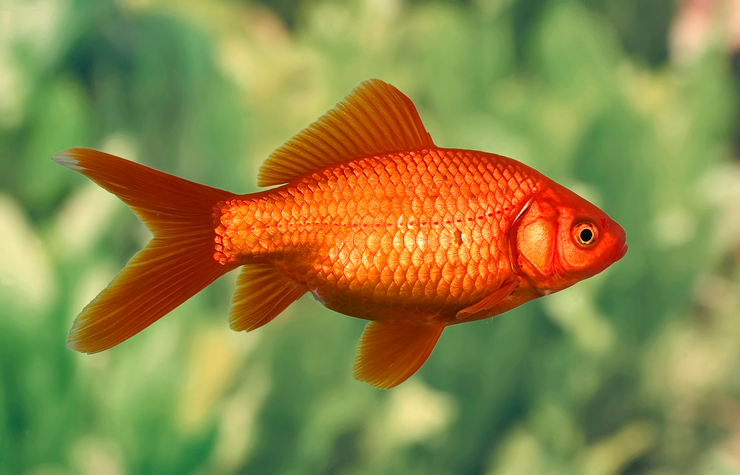
#> input picture Python/ADD_3_V2_Herashchenko/image.jpg, 740 x 475 px, found by its file name
$ python main.py
#> lines starting #> are read from the running program, lines starting #| are printed output that depends on the picture
import matplotlib.image as mpimg
import matplotlib.pyplot as plt
import numpy as np

image_path = "C://Users//tiko1//Documents//GitHub//HOMEWORK//Python//ADD_3_V2_Herashchenko//image.jpg"
image = mpimg.imread(image_path)
#> image is the input picture: shape (475, 740, 3); mean R, G, B 141.2, 135.9, 71.4

if image.max() > 1:
    image = image / 255.0

image_no_blue = image.copy()
image_no_blue[:, :, 2] = 0
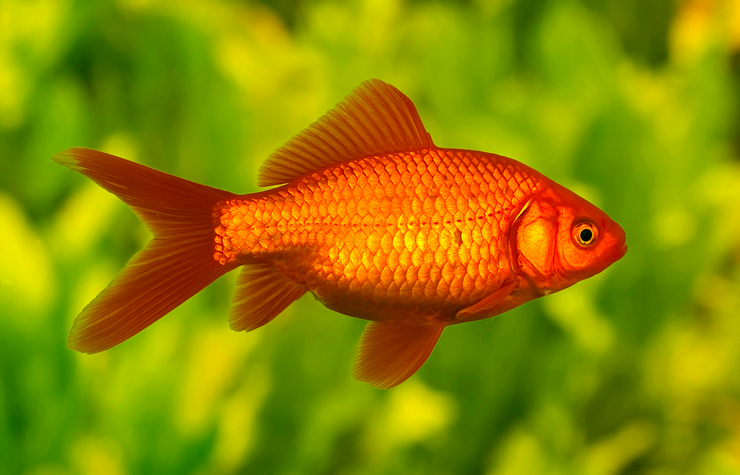
#> image_no_blue: shape (475, 740, 3) float64; mean R, G, B 0.554, 0.533, 0

brightness_factor = 0.2
image_bright = np.clip(image + brightness_factor, 0, 1)
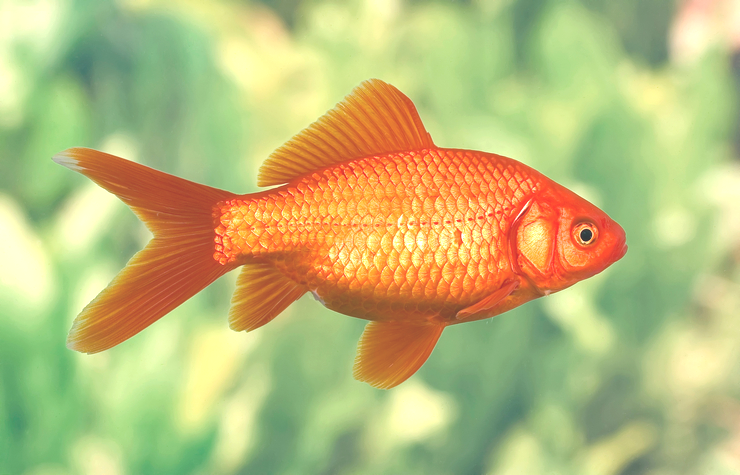
#> image_bright: shape (475, 740, 3) float64; mean R, G, B 0.735, 0.732, 0.48

image_gray = np.dot(image[..., :3], [0.2989, 0.587, 0.114])

blue_channel = image[:, :, 2]
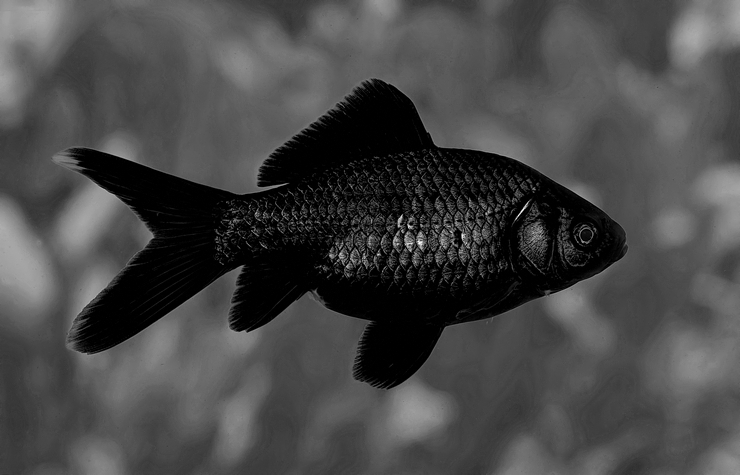
#> blue_channel: shape (475, 740) float64; min 0, max 1, mean 0.28
hist_blue, bins = np.histogram(blue_channel, bins=256, range=(0, 1))
#> hist_blue = 256 values, max 33600 at index 0, min 0 at index 182, mean 1373; bins = 257 values from 0 to 1

def svd_compression(image_channel, num_singular_values):
#> called with num_singular_values = 10
    U, S, Vt = np.linalg.svd(image_channel, full_matrices=False)
#> S = 475 values, max 338.7 at index 0, min 0.032 at index 474, mean 1.8
    S[num_singular_values:] = 0
    return np.dot(U, np.dot(np.diag(S), Vt))

svd_rank = 10
compressed_channels = [svd_compression(image[:, :, i], svd_rank) for i in range(3)]
#> call 3 of svd_compression, with num_singular_values = 10
#> in svd_compression (call 3), `U, S, Vt = np.linalg.svd(image_channel, full_matrices=False)`:
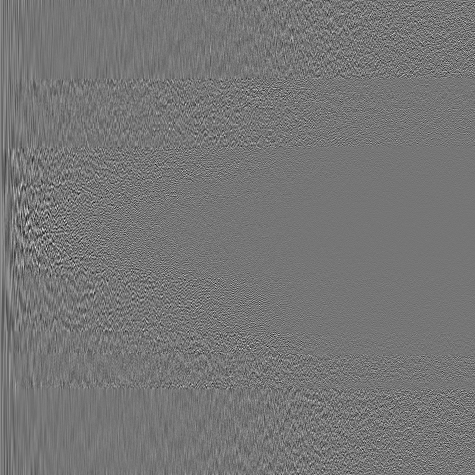
#> U: shape (475, 475) float64; min -0.313, max 0.362, mean 8.85e-05; drawn with min black and max white
#> in svd_compression (call 3), `U, S, Vt = np.linalg.svd(image_channel, full_matrices=False)`:
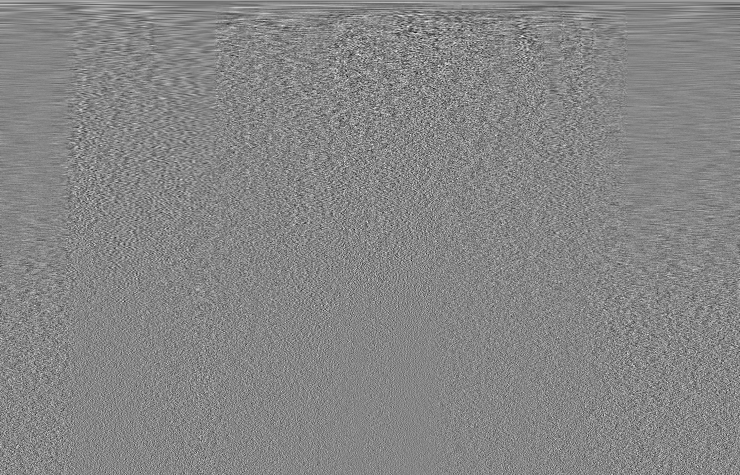
#> Vt: shape (475, 740) float64; min -0.243, max 0.219, mean 8.1e-05; drawn with min black and max white
#> in svd_compression (call 3), `U, S, Vt = np.linalg.svd(image_channel, full_matrices=False)`: S = 475 values, max 173.3 at index 0, min 0.035 at index 474, mean 1.58
#> in svd_compression (call 3), `return np.dot(U, np.dot(np.diag(S), Vt))`:
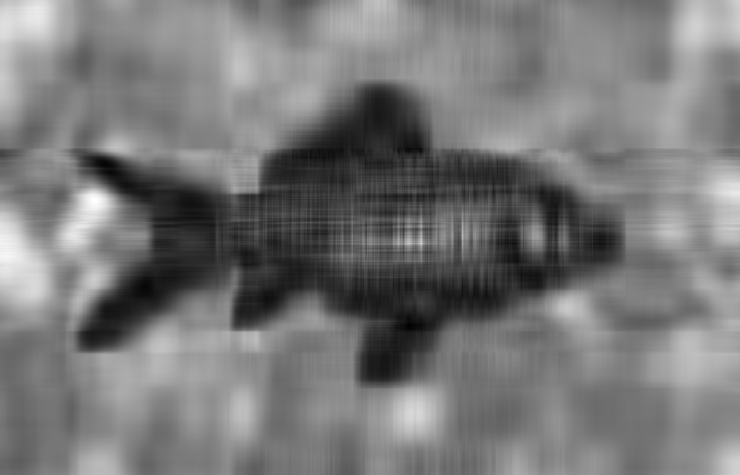
#> returned value: shape (475, 740) float64; min -0.12, max 0.728, mean 0.28; drawn with min black and max white
#> compressed_channels = 3 items
image_compressed = np.stack(compressed_channels, axis=2)

def show_image(image, title, cmap=None):
    plt.figure(figsize=(8, 8))
    plt.imshow(image, cmap=cmap)
    plt.title(title)
    plt.axis("off")
    plt.show()

show_image(image, "Исходное изображение")

show_image(image_no_blue, "Без синего цвета")

show_image(image_bright, "Изменённая яркость")

show_image(image_gray, "Чёрно-белое изображение", cmap="gray")

plt.figure(figsize=(8, 8))
plt.plot(bins[:-1], hist_blue, color="blue")
plt.title("Гистограмма синего цвета")
plt.xlabel("Интенсивность")
plt.ylabel("Количество пикселей")
plt.show()
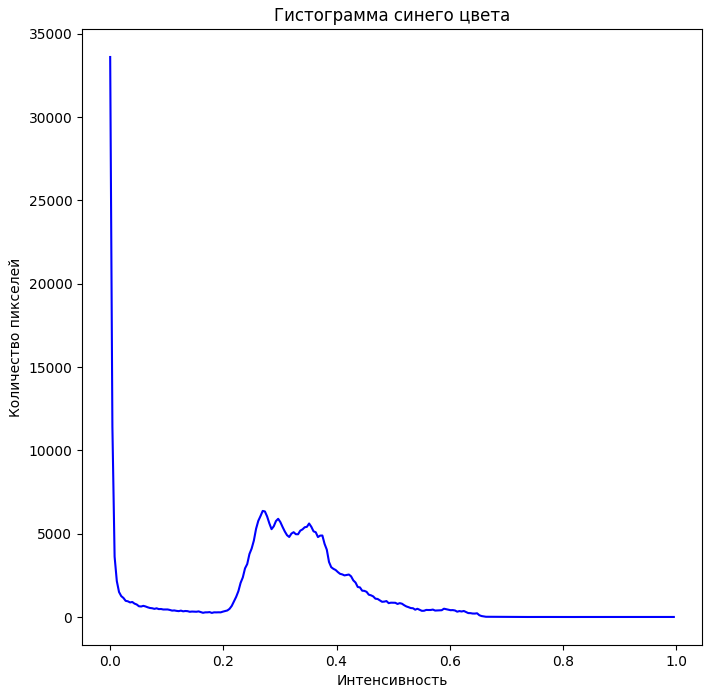
#> figure drawn by matplotlib, 1 panel; curve peaks at x = 0, y = 33600

show_image(image_compressed, "Сжатое изображение (SVD)")
